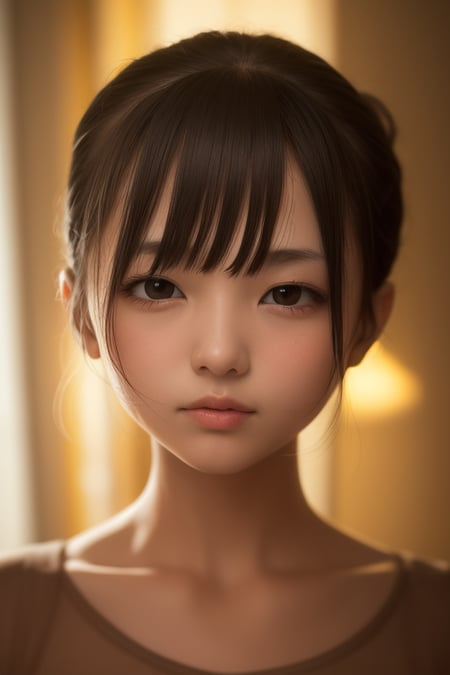
#> input picture external_deps/SadTalker/examples/source_image/full4.jpeg, 450 x 675 px
$ python -i quality.py   (imports and definitions only)
#> lines starting #> are read from the running program, lines starting #| are printed output that depends on the picture
"""
quality.py — input validation, quality metrics, and the quality report.

Two responsibilities:
  • inspect_portrait(): a "portrait doctor" that validates the source image and
    returns user-facing guidance (many artifacts come from bad source images).
  • compute/write quality report: objective per-render metrics (face visibility,
    mouth-artifact score, temporal flicker) used to GATE premium delivery.

OpenCV/numpy are imported lazily so this module is import-safe without them
(returns neutral results), keeping the API/tests light.
"""

from __future__ import annotations

import glob
import json
import logging
import subprocess
import tempfile
from pathlib import Path
from typing import Optional

log = logging.getLogger("avatar-renderer.quality")


def _cv():
    import cv2  # noqa
    import numpy as np  # noqa

    return cv2, np


# --------------------------------------------------------------------------- #
# Portrait doctor — validate the source image before rendering
# --------------------------------------------------------------------------- #

def inspect_portrait(image_path: str) -> dict:
    """Validate a source portrait. Returns ok/warnings/message + flags.

    Never raises — degrades to ok=True if OpenCV is unavailable.
    """
    result = {
        "ok": True,
        "face_found": True,
        "faces": 1,
        "teeth_visible": False,
        "low_resolution": False,
        "warnings": [],
        "message": "",
    }
    try:
        cv2, np = _cv()
    except Exception:
        return result  # can't validate → don't block

    img = cv2.imread(image_path)
#> img is the input picture: shape (675, 450, 3); mean B, G, R 63.4, 93.8, 131.4
    if img is None:
        result.update(ok=False, face_found=False, faces=0,
                      message="Could not read the image. Use a JPG/PNG portrait.")
        result["warnings"].append("unreadable_image")
        return result

    h, w = img.shape[:2]
#> h = 675; w = 450
    if min(h, w) < 256:
        result["low_resolution"] = True
        result["warnings"].append("low_resolution")

    casc = cv2.CascadeClassifier(cv2.data.haarcascades + "haarcascade_frontalface_default.xml")
    faces = casc.detectMultiScale(cv2.cvtColor(img, cv2.COLOR_BGR2GRAY), 1.1, 5, minSize=(60, 60))
#> faces = [[79, 192, 282, 282]]
    result["faces"] = int(len(faces))

    if len(faces) == 0:
        result.update(ok=False, face_found=False,
                      message="No clear frontal face detected. Use a front-facing, well-lit portrait.")
        result["warnings"].append("no_face")
        return result

    x, y, fw, fh = max(faces, key=lambda b: b[2] * b[3])
#> x = 79; y = 192; fw = 282; fh = 282
    if fw < w * 0.18:
        result["warnings"].append("face_small")

    # Visible teeth in the resting mouth → higher double-lip risk.
    mouth = img[y + int(fh * 0.62):y + int(fh * 0.90), x + int(fw * 0.25):x + int(fw * 0.75)]
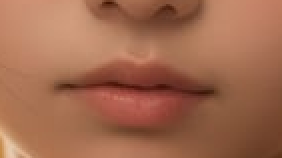
#> mouth: shape (79, 141, 3) (shown 2 times larger); mean B, G, R 78.7, 105.2, 161
    if mouth.size:
        gray = cv2.cvtColor(mouth, cv2.COLOR_BGR2GRAY)
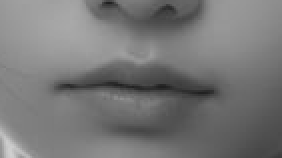
#> gray: shape (79, 141) (shown 2 times larger); min 31, max 208, mean 118.9
        bright_ratio = float((gray > 170).mean())
#> bright_ratio = 0.00835
        if bright_ratio > 0.10:
            result["teeth_visible"] = True
            result["warnings"].append("teeth_visible")

    msgs = []
    if "teeth_visible" in result["warnings"]:
        msgs.append("Your portrait shows visible teeth — a closed, relaxed mouth renders best "
                    "(reduces the 'mouth-within-a-mouth' artifact).")
    if "face_small" in result["warnings"] or "low_resolution" in result["warnings"]:
        msgs.append("Use a higher-resolution, front-facing portrait where the face fills the frame.")
    result["message"] = " ".join(msgs)
    return result


# --------------------------------------------------------------------------- #
# Video quality metrics
# --------------------------------------------------------------------------- #

# [105 lines left out: functions _extract, mouth_artifact_score, face_visible_ratio, compute_quality_report, write_quality_report, not called in this run]

>>> result = inspect_portrait('../external_deps/SadTalker/examples/source_image/full4.jpeg')
#> result = {'ok': True, 'face_found': True, 'faces': 1, 'teeth_visible': False, 'low_resolution': False, 'warnings': [], 'message': ''}

$ run again, on external_deps/SadTalker/examples/source_image/art_0.png
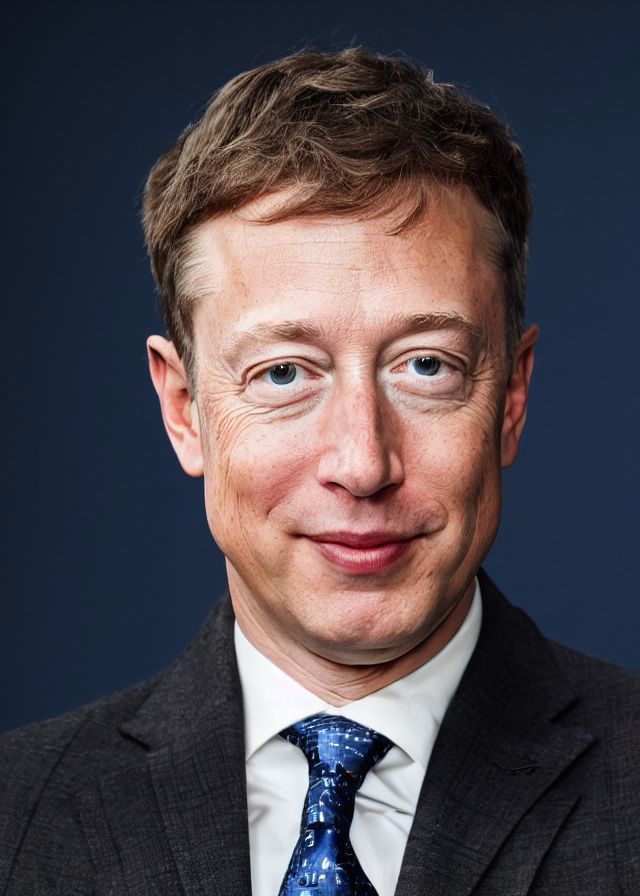
#> input picture external_deps/SadTalker/examples/source_image/art_0.png, 640 x 896 px
#> in inspect_portrait, img is the input picture: shape (896, 640, 3); mean B, G, R 77.3, 70.9, 78.6
#> faces = [[124, 196, 433, 433]]
#> x = 124; y = 196; fw = 433
#> in inspect_portrait, `mouth = img[y + int(fh * 0.62):y + int(fh * 0.90), x + int(fw * 0.25):..`:
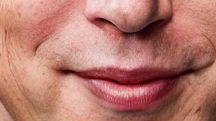
#> mouth: shape (121, 216, 3); mean B, G, R 110.1, 120.7, 182.5
#> in inspect_portrait, `gray = cv2.cvtColor(mouth, cv2.COLOR_BGR2GRAY)`:
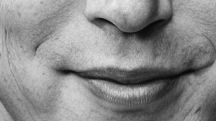
#> gray: shape (121, 216); min 7, max 235, mean 137.9
#> bright_ratio = 0.283
#> result = 7 items
